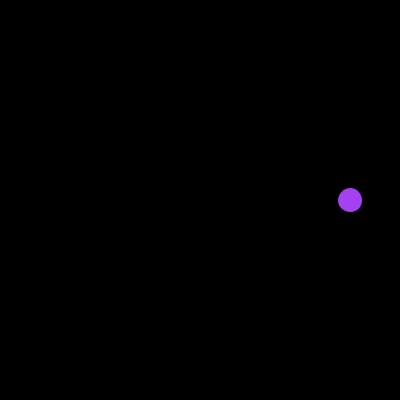
Frame 1 (no input)
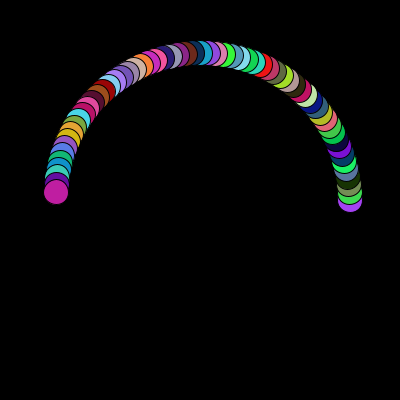
Frame 60 (the mouse pressed at the canvas centre just before this capture)
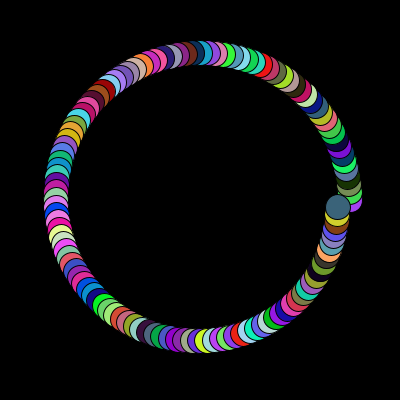
Frame 120 (the mouse held since frame 60 and released just before this capture)

The Processing sketch that drew these frames (run headless with seeded random() and noise(); from frame 60 on, the mouse is pressed at the canvas centre):

// Processing sketch: processing_123530
// ── processing_123530.pde

float x, y;
float angle = 0;
float ma = 3;
float r = 150;
float mr = .1;


void setup() {
  size(400, 400);
  background(0);
}


void draw() {
  fill(random(255), random(255), random(255));  
  float x = cos(radians(angle))*r + 200;
  float y = sin(radians(angle))*r + 200;
  ellipse(x, y, 25, 25);
  angle -= ma;
  r-=mr;
  if (r<20)mr*=-1;
  if (r>150)mr*=-1;
}
